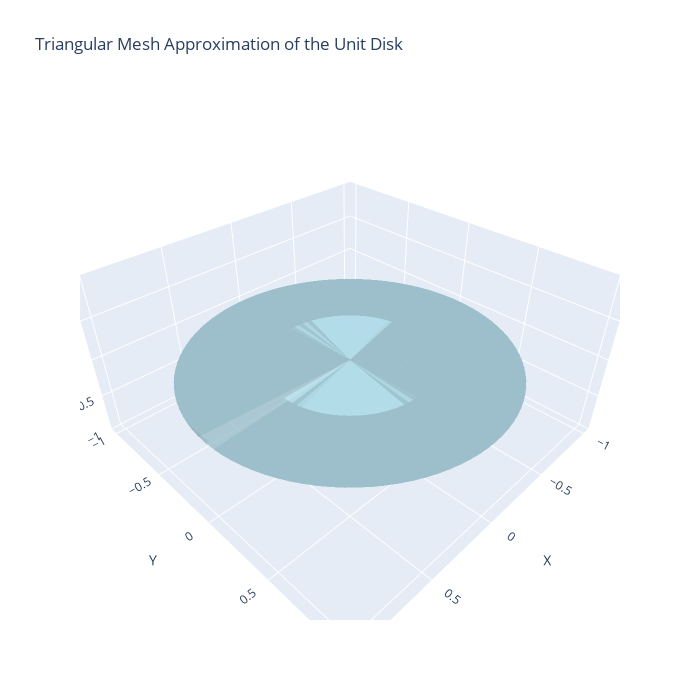

This figure's notebook cell:
### Code cell
num_r = 50
num_theta = 100 

r = np.linspace(0, 1, num_r)
theta = np.linspace(0, 2 * np.pi, num_theta)

r_grid, theta_grid = np.meshgrid(r, theta)

x = r_grid * np.cos(theta_grid)
y = r_grid * np.sin(theta_grid)
z = np.zeros_like(x)

triangles = []

def grid_index_to_flat(r_idx, theta_idx):
    return r_idx * num_theta + theta_idx

for i in range(num_r - 1):
    for j in range(num_theta):
        curr = grid_index_to_flat(i, j)
        right = grid_index_to_flat(i, (j + 1) % num_theta)
        upper = grid_index_to_flat(i + 1, j)
        upper_right = grid_index_to_flat(i + 1, (j + 1) % num_theta)

        triangles.append([curr, right, upper])
        triangles.append([right, upper_right, upper])

mesh = go.Mesh3d(
    x=x.flatten(),
    y=y.flatten(),
    z=z.flatten(),
    i=[t[0] for t in triangles],
    j=[t[1] for t in triangles],
    k=[t[2] for t in triangles],
    opacity=0.5,
    color='lightblue'
)

layout = go.Layout(
    title="Triangular Mesh Approximation of the Unit Disk",
    scene=dict(
        xaxis=dict(title="X"),
        yaxis=dict(title="Y"),
        zaxis=dict(title="Z")
    ),
    width=700, height=700,
)

fig = go.Figure(data=[mesh], layout=layout)
fig.show()

### Figure 1 — Plotly figure (JSON) as saved in the notebook; plotly's stock layout.template omitted (floating-point values rounded to 4 significant figures; data arrays with more than 128 entries replaced by an {"elided": "..."} marker saying what was removed)
{"data": [{"color": "lightblue", "i": {"elided": "9800 int values"}, "j": {"elided": "9800 int values"}, "k": {"elided": "9800 int values"}, "opacity": 0.5, "type": "mesh3d", "x": {"elided": "5000 float values"}, "y": {"elided": "5000 float values"}, "z": {"elided": "5000 int values"}}], "layout": {"height": 700, "scene": {"xaxis": {"title": {"text": "X"}}, "yaxis": {"title": {"text": "Y"}}, "zaxis": {"title": {"text": "Z"}}}, "title": {"text": "Triangular Mesh Approximation of the Unit Disk"}, "width": 700}}
